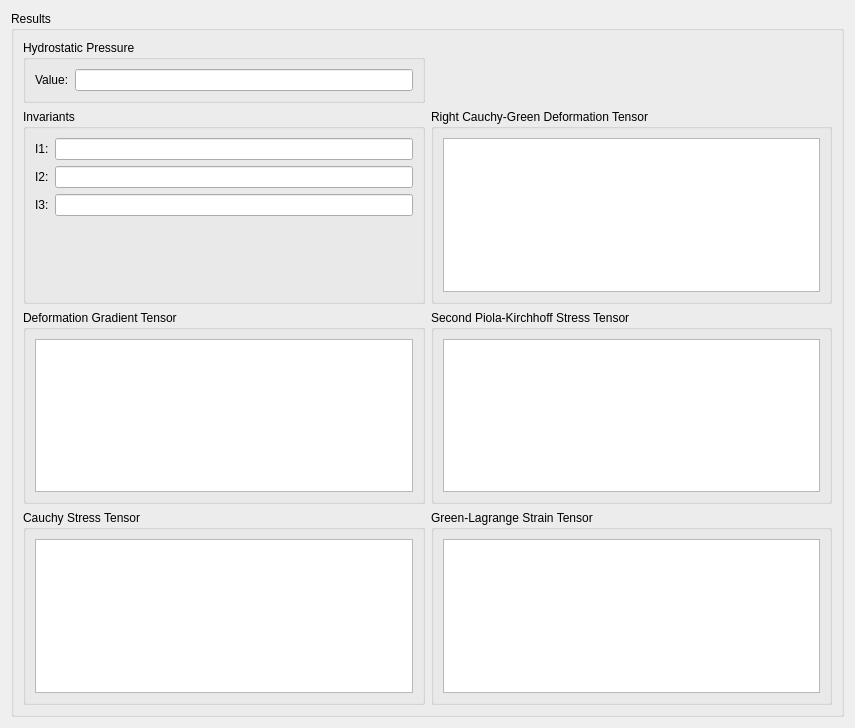
<?xml version="1.0" encoding="UTF-8"?>
<ui version="4.0">
 <class>Biomeng321Lab1</class>
 <widget class="QWidget" name="Biomeng321Lab1">
  <property name="geometry">
   <rect>
    <x>0</x>
    <y>0</y>
    <width>855</width>
    <height>728</height>
   </rect>
  </property>
  <property name="windowTitle">
   <string>Biomeng321 Lab1</string>
  </property>
  <layout class="QGridLayout" name="gridLayout">
   <item row="0" column="0">
    <widget class="QGroupBox" name="groupBox">
     <property name="title">
      <string>Results</string>
     </property>
     <layout class="QGridLayout" name="gridLayout_3">
      <item row="1" column="0">
       <widget class="QGroupBox" name="groupBox_2">
        <property name="title">
         <string>Invariants</string>
        </property>
        <layout class="QFormLayout" name="formLayout">
         <item row="0" column="0">
          <widget class="QLabel" name="label_3">
           <property name="text">
            <string>I1:</string>
           </property>
          </widget>
         </item>
         <item row="0" column="1">
          <widget class="QLineEdit" name="lineEditInvariant1"/>
         </item>
         <item row="1" column="0">
          <widget class="QLabel" name="label_4">
           <property name="text">
            <string>I2:</string>
           </property>
          </widget>
         </item>
         <item row="1" column="1">
          <widget class="QLineEdit" name="lineEditInvariant2"/>
         </item>
         <item row="2" column="0">
          <widget class="QLabel" name="label_5">
           <property name="text">
            <string>I3:</string>
           </property>
          </widget>
         </item>
         <item row="2" column="1">
          <widget class="QLineEdit" name="lineEditInvariant3"/>
         </item>
        </layout>
       </widget>
      </item>
      <item row="3" column="0">
       <widget class="QGroupBox" name="groupBox_4">
        <property name="title">
         <string>Cauchy Stress Tensor</string>
        </property>
        <layout class="QGridLayout" name="gridLayout_7">
         <item row="0" column="0">
          <widget class="QTableWidget" name="tableWidgetCauchyStress">
           <attribute name="horizontalHeaderVisible">
            <bool>false</bool>
           </attribute>
           <attribute name="verticalHeaderVisible">
            <bool>false</bool>
           </attribute>
          </widget>
         </item>
        </layout>
       </widget>
      </item>
      <item row="0" column="0">
       <widget class="QGroupBox" name="groupBox_3">
        <property name="title">
         <string>Hydrostatic Pressure</string>
        </property>
        <layout class="QFormLayout" name="formLayout_2">
         <item row="0" column="0">
          <widget class="QLabel" name="label_6">
           <property name="text">
            <string>Value:</string>
           </property>
          </widget>
         </item>
         <item row="0" column="1">
          <widget class="QLineEdit" name="lineEditHydrostaticPressure"/>
         </item>
        </layout>
       </widget>
      </item>
      <item row="2" column="0">
       <widget class="QGroupBox" name="groupBox_6">
        <property name="title">
         <string>Deformation Gradient Tensor</string>
        </property>
        <layout class="QGridLayout" name="gridLayout_8">
         <item row="0" column="0">
          <widget class="QTableWidget" name="tableWidgetDeformationGradient">
           <attribute name="horizontalHeaderVisible">
            <bool>false</bool>
           </attribute>
           <attribute name="verticalHeaderVisible">
            <bool>false</bool>
           </attribute>
          </widget>
         </item>
        </layout>
       </widget>
      </item>
      <item row="3" column="1">
       <widget class="QGroupBox" name="groupBox_5">
        <property name="title">
         <string>Green-Lagrange Strain Tensor</string>
        </property>
        <layout class="QGridLayout" name="gridLayout_6">
         <item row="0" column="0">
          <widget class="QTableWidget" name="tableWidgetGreenLagrangeStrain">
           <attribute name="horizontalHeaderVisible">
            <bool>false</bool>
           </attribute>
           <attribute name="verticalHeaderVisible">
            <bool>false</bool>
           </attribute>
          </widget>
         </item>
        </layout>
       </widget>
      </item>
      <item row="2" column="1">
       <widget class="QGroupBox" name="groupBox_8">
        <property name="title">
         <string>Second Piola-Kirchhoff Stress Tensor</string>
        </property>
        <layout class="QGridLayout" name="gridLayout_5">
         <item row="0" column="0">
          <widget class="QTableWidget" name="tableWidgetSecondPiolaKirchoffStress">
           <attribute name="horizontalHeaderVisible">
            <bool>false</bool>
           </attribute>
           <attribute name="verticalHeaderVisible">
            <bool>false</bool>
           </attribute>
          </widget>
         </item>
        </layout>
       </widget>
      </item>
      <item row="1" column="1">
       <widget class="QGroupBox" name="groupBox_7">
        <property name="title">
         <string>Right Cauchy-Green Deformation Tensor</string>
        </property>
        <layout class="QGridLayout" name="gridLayout_4">
         <item row="0" column="0">
          <widget class="QTableWidget" name="tableWidgetRightCauchyGreenDeformation">
           <attribute name="horizontalHeaderVisible">
            <bool>false</bool>
           </attribute>
           <attribute name="verticalHeaderVisible">
            <bool>false</bool>
           </attribute>
          </widget>
         </item>
        </layout>
       </widget>
      </item>
     </layout>
    </widget>
   </item>
  </layout>
 </widget>
 <resources/>
 <connections/>
</ui>
